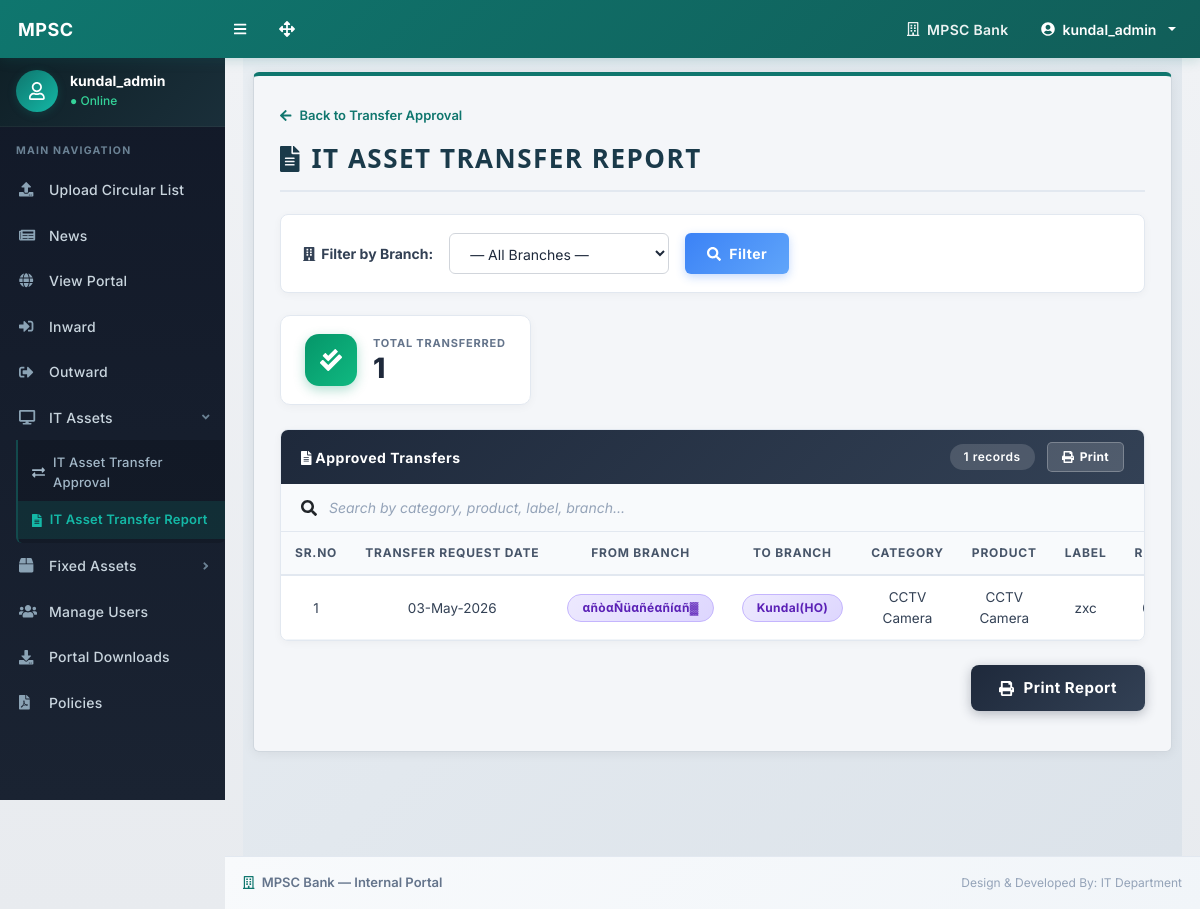
Page /it-asset-transfer-report.php (signed in) on the committed database.
### tables this page shows
CREATE TABLE `it_asset_transfers` (
  `id` int(11) NOT NULL AUTO_INCREMENT,
  `asset_id` int(11) NOT NULL,
  `from_branch` varchar(255) NOT NULL,
  `to_branch` varchar(255) NOT NULL,
  `category` varchar(100) NOT NULL,
  `product` varchar(255) NOT NULL,
  `label_name` varchar(255) DEFAULT NULL,
  `status` varchar(100) DEFAULT NULL,
  `transfer_status` varchar(50) DEFAULT 'Pending',
  `approved_at` datetime DEFAULT NULL,
  `created_at` datetime DEFAULT current_timestamp(),
  PRIMARY KEY (`id`)
);

### it-asset-transfer-report.php (the view, shortened to what this page needs)
<?php
include_once('./includes/config.php');
mysqli_set_charset($con, "utf8mb4");
$role = trim(strtolower($_SESSION['role']));
$isAdmin = ($role === 'admin');
$isEmployee = ($role === 'employee');
$filterBranch = '';
$reportList = null;
$totalCount = 0;
if ($isEmployee) {
    $stmt = mysqli_prepare($con,
        "SELECT id, asset_id, from_branch, to_branch, category, product, label_name, transfer_status, created_at, approved_at
         FROM it_asset_transfers
         WHERE (from_branch = ? OR to_branch = ?) AND transfer_status = 'Approved'
         ORDER BY approved_at DESC, id DESC"
    );
    mysqli_stmt_bind_param($stmt, "ss", $filterBranch, $filterBranch);
    mysqli_stmt_execute($stmt);
    $reportList = mysqli_stmt_get_result($stmt);
    $totalCount = ($reportList) ? mysqli_num_rows($reportList) : 0;
} elseif ($isAdmin) {
    $stmt = mysqli_prepare($con,
        "SELECT id, asset_id, from_branch, to_branch, category, product, label_name, transfer_status, created_at, approved_at
         FROM it_asset_transfers
         WHERE transfer_status = 'Approved'
         ORDER BY approved_at DESC, id DESC"
    );
    mysqli_stmt_execute($stmt);
    $reportList = mysqli_stmt_get_result($stmt);
    $totalCount = ($reportList) ? mysqli_num_rows($reportList) : 0;
}
?>
<!DOCTYPE html>
<html lang="en">
<head>
    <link href="./css/styles.css" rel="stylesheet" />
    <link href="./css/custom.css" rel="stylesheet" />
    <link href="./css/it-transfer.css?v=1" rel="stylesheet" />
    <link href="./css/it-transfer-report.css?v=1" rel="stylesheet" />
</head>
<body class="sb-nav-fixed">
    <?php if ($isAdmin) { ?>
        <?php include_once('./includes/navbar.php'); ?>
    <?php } ?>
    <div id="layoutSidenav">
        <?php
        if ($isAdmin) {
            include_once('./includes/sidebar.php');
        } else {
            include_once('./includes/entry-sidebar.php');
        }
        ?>
        <div id="layoutSidenav_content">
            <main>
                <div class="container-fluid px-3">
                    <div class="it-transfer-page">
                        <div class="it-transfer-panel">
                            <?php if ($isEmployee) { ?>
                                <a href="manage-it-assets.php" class="itt-back-link">
                                    <i class="fas fa-arrow-left"></i> Back to IT Assets Dashboard
                                </a>
                            <?php } else { ?>
                                <a href="it-asset-approval.php" class="itt-back-link">
                                    <i class="fas fa-arrow-left"></i> Back to Transfer Approval
                                </a>
                            <?php } ?>
                            <div class="itt-header">
                                <h1 class="itt-title"><i class="fas fa-file-alt"></i> IT ASSET TRANSFER REPORT</h1>
                            </div>
                            <?php if ($isAdmin) { ?>
                                <form method="GET" action="it-asset-transfer-report.php" class="itt-filter-bar" id="reportFilterBar">
                                    <label for="branchFilter">
                                        <i class="fas fa-building"></i> Filter by Branch:
                                    </label>
                                    <select name="branch" id="branchFilter" class="itt-select">
                                        <option value="">— All Branches —</option>
                                    </select>
                                    <button type="submit" class="itt-filter-btn">
                                        <i class="fas fa-search"></i> Filter
                                    </button>
                                </form>
                            <?php } ?>
                            <div class="itr-summary-row">
                                <div class="itr-summary-card">
                                    <div class="itr-summary-icon">
                                        <i class="fas fa-check-double"></i>
                                    </div>
                                    <div class="itr-summary-info">
                                        <div class="itr-summary-label">Total Transferred</div>
                                        <div class="itr-summary-count"><?php echo $totalCount; ?></div>
                                    </div>
                                </div>
                            </div>
                            <div class="itt-table-wrap" id="printableArea">
                                <div class="itt-table-header-bar">
                                    <span>
                                        <i class="fas fa-file-alt"></i>
                                        Approved Transfers
                                    </span>
                                    <div class="itr-table-actions">
                                        <span class="itt-table-count"><?php echo $totalCount; ?> records</span>
                                        <button type="button" class="itr-print-btn no-print" onclick="printReport()">
                                            <i class="fas fa-print"></i> Print
                                        </button>
                                    </div>
                                </div>
                                <div class="itr-search-bar no-print">
                                    <i class="fas fa-search"></i>
                                    <input type="text" id="tableSearch" placeholder="Search by category, product, label, branch..." autocomplete="off">
                                </div>
                                <div class="itt-table-scroll">
                                    <table class="itt-table" id="reportTable">
                                        <thead>
                                            <tr>
                                                <th>Sr.No</th>
                                                <th>Transfer Request Date</th>
                                                <th>From Branch</th>
                                                <th>To Branch</th>
                                                <th>Category</th>
                                                <th>Product</th>
                                                <th>Label</th>
                                                <th>Received Date</th>
                                            </tr>
                                        </thead>
                                        <tbody>
                                            <?php
                                            $sr = 1;
                                            if ($reportList && $totalCount > 0) {
                                                mysqli_data_seek($reportList, 0);
                                                while ($row = mysqli_fetch_assoc($reportList)) {
                                            ?>
                                                    <tr>
                                                        <td><?php echo $sr++; ?></td>
                                                        <td><?php echo date('d-M-Y', strtotime($row['created_at'])); ?></td>
                                                        <td>
                                                            <span class="itt-from-branch">
                                                                <?php echo htmlspecialchars($row['from_branch']); ?>
                                                            </span>
                                                        </td>
                                                        <td>
                                                            <span class="itr-branch-tag">
                                                                <?php echo htmlspecialchars($row['to_branch']); ?>
                                                            </span>
                                                        </td>
                                                        <td><?php echo htmlspecialchars($row['category']); ?></td>
                                                        <td><?php echo htmlspecialchars($row['product']); ?></td>
                                                        <td><?php echo htmlspecialchars($row['label_name'] ?? '—'); ?></td>
                                                        <td>
                                                        </td>
                                                    </tr>
                                            <?php
                                                }
                                            } ?>
                                        </tbody>
                                    </table>
                                </div>
                            </div>
                            <?php if ($totalCount > 0) { ?>
                                <div class="itr-print-action no-print">
                                    <button type="button" class="itr-print-main-btn" onclick="printReport()">
                                        <i class="fas fa-print"></i> Print Report
                                    </button>
                                </div>
                            <?php } ?>
                        </div>
                    </div>
                </div>
            </main>
            <?php if ($isAdmin) { ?>
                <?php include_once('./includes/footer.php'); ?>
            <?php } ?>
        </div>
    </div>
</body>
</html>

### css/custom.css (style rules this page uses)
body { background-color: #f0f2f5 !important; font-family: 'Inter', 'Segoe UI', Arial, Helvetica, sans-serif; -webkit-font-smoothing: antialiased; -moz-osx-font-smoothing: grayscale; }
#layoutSidenav_content { background: linear-gradient(180deg, #f0f2f5 0%, #e8ebef 100%); }
.container-fluid { padding-left: 18px !important; padding-right: 18px !important; }

### css/it-transfer.css (style rules this page uses)
.it-transfer-page { background: linear-gradient(135deg, #e8edf2 0%, #dce3ea 100%); min-height: 100vh; padding: 16px 10px 32px 10px; }
.it-transfer-panel { background: #f4f6f9; border: 1px solid #d0d7de; border-top: 4px solid #0f766e; border-radius: 6px; overflow: hidden; padding: 28px 26px 32px; box-shadow: 0 2px 12px rgba(0, 0, 0, 0.06); }
.itt-header { display: flex; align-items: center; justify-content: space-between; flex-wrap: wrap; gap: 14px; margin-bottom: 22px; padding-bottom: 16px; border-bottom: 2px solid #e2e8f0; }
.itt-title { font-size: 26px; font-weight: 800; color: #1a3a4a; letter-spacing: 1.5px; margin: 0; display: flex; align-items: center; gap: 12px; font-family: 'Segoe UI', Tahoma, Geneva, Verdana, sans-serif; }
.itt-table-wrap { background: #ffffff; border-radius: 8px; border: 1px solid #e2e8f0; overflow: hidden; box-shadow: 0 2px 8px rgba(0, 0, 0, 0.04); margin-bottom: 24px; }
.itt-table-header-bar { background: linear-gradient(135deg, #1e293b 0%, #334155 100%); color: #ffffff; padding: 12px 20px; font-size: 14px; font-weight: 700; display: flex; justify-content: space-between; align-items: center; letter-spacing: 0.5px; }
.itt-table-count { background: rgba(255, 255, 255, 0.15); padding: 4px 14px; border-radius: 20px; font-size: 12px; font-weight: 600; }
.itt-table-scroll { overflow-x: auto; }
.itt-table { width: 100%; border-collapse: collapse; font-size: 13.5px; }
.itt-table thead th { background: #f8fafc; color: #475569; font-weight: 700; font-size: 12px; text-transform: uppercase; letter-spacing: 0.8px; padding: 12px 14px; border-bottom: 2px solid #e2e8f0; text-align: center; white-space: nowrap; }
.itt-table tbody td { padding: 11px 14px; border-bottom: 1px solid #f1f5f9; color: #334155; text-align: center; vertical-align: middle; }
.itt-table tbody tr { transition: background-color 0.2s ease; }
.itt-select { padding: 10px 16px; border: 1.5px solid #d1d5db; border-radius: 6px; font-size: 14px; color: #1e293b; background: #ffffff; transition: all 0.25s ease; outline: none; font-family: inherit; min-width: 220px; cursor: pointer; appearance: auto; }
.itt-from-branch { display: inline-block; background: linear-gradient(135deg, #ede9fe 0%, #ddd6fe 100%); color: #5b21b6; padding: 4px 14px; border-radius: 20px; font-size: 12px; font-weight: 700; letter-spacing: 0.3px; border: 1px solid #c4b5fd; }
.itt-filter-bar { display: flex; align-items: center; gap: 16px; flex-wrap: wrap; margin-bottom: 22px; padding: 18px 22px; background: #ffffff; border-radius: 8px; border: 1px solid #e2e8f0; box-shadow: 0 2px 8px rgba(0, 0, 0, 0.04); }
.itt-filter-bar label { font-size: 14px; font-weight: 700; color: #334155; white-space: nowrap; display: flex; align-items: center; gap: 6px; margin: 0; }
.itt-filter-btn { background: linear-gradient(135deg, #3b82f6 0%, #60a5fa 100%); color: #ffffff; box-shadow: 0 3px 10px rgba(59, 130, 246, 0.3); padding: 10px 22px; border-radius: 6px; font-size: 14px; font-weight: 700; border: none; cursor: pointer; display: inline-flex; align-items: center; gap: 8px; transition: all 0.25s ease; letter-spacing: 0.5px; }
.itt-back-link { display: inline-flex; align-items: center; gap: 8px; font-size: 13px; font-weight: 600; color: #0f766e; text-decoration: none; margin-bottom: 18px; transition: all 0.2s ease; }

### rows in the picture
it_asset_transfers: created_at "03-May-2026", from_branch "αñòαÑüαñéαñíαñ▓", to_branch "Kundal(HO)", category "CCTV Camera", product "CCTV Camera", label_name "zxc"

### other values in the picture
$_SESSION['login'] "kundal_admin"
$totalCount "1"
